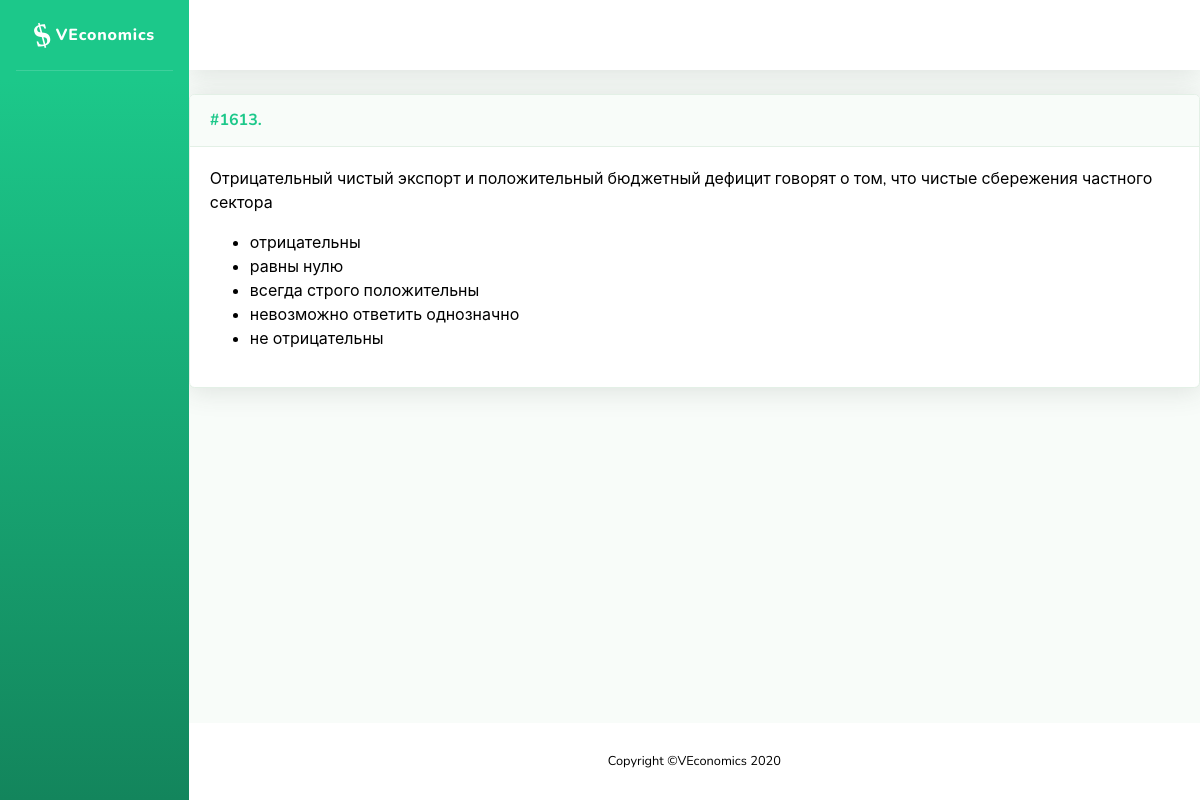
Page /problems/1613 on the committed database.
### problems/models.py (models this page shows, shortened)
class Problem(models.Model):
    name = models.CharField('Название', max_length=200, blank=True, null=True)
    task = RichTextUploadingField('Условие')
    problem_type = models.IntegerField('Тип задачи', choices=TYPE_CHOICES, blank=False, null=False, default=0)
    short_answer = models.CharField('Ответ (для автоматической проверки)', max_length=200, blank=True)
    yesno_answer = models.IntegerField('Ответ ДА/НЕТ', choices=YESNO_CHOICES, blank=False, default=0)
    solution = RichTextUploadingField('Решение', blank=True)
    hint = RichTextUploadingField('Подсказка', blank=True)
    topics = models.ManyToManyField(Topic, related_name="problems", verbose_name='Темы')
    assignments = models.ManyToManyField(User, through='Assignment', through_fields=['problem', 'person'])
    class Meta:
        ordering = ['id']

class Variant(models.Model):
    text = models.CharField('Вариант ответа', max_length=1000, blank=False)
    right = models.BooleanField('Верный ответ', blank=False, null=False, default=False)
    problem = models.ForeignKey(Problem, verbose_name="Задача", on_delete=models.CASCADE, blank=True, null=True, related_name='variants')
    order = models.IntegerField('Порядковый номер', blank=False, null=False, default=0)
    class Meta:
        verbose_name = 'Ответ'
        verbose_name_plural = 'Ответы'

### problems/views.py (the view)
# urls.py: path('<int:pk>', views.ProblemDetailView.as_view(), name='problem-detail'),
class ProblemDetailView(DetailView):
    model = Problem

### problems/templates/problems/problem_detail.html
{% extends "problems/sb/base.html" %}
{% block content %}
        {% include 'problems/problem.html' %}
{% endblock %}

### problems/templates/problems/problem.html (shortened to what this page needs)
{% autoescape off%}
<div class="problem">
    <div class="card shadow mb-4">
        <div class="problem-header">
            <a name="problem-{{ problem.id }}" class="d-block card-header py-3" role="button" aria-expanded="true" aria-controls="collapse">
                    <h6 class="m-0 font-weight-bold text-primary">
                        <nobr>
                            <div class="problem-id">
                                #{{ problem.id }}.
                            </div>
                        </nobr>
                    </h6>
            </a>
        </div>
        <div class="card-body">
        <div class="collapse show" id="problem-{{ problem.id }}">
            <div class="problem-task">
                {{ problem.task }}
                {% if not problem.submit and not problem.assignment and not problem.form %}
                    {% if problem.variants %}
                        <ul>
                            {% for variant in problem.variants.all %}
                                <li>
                                    {{ variant.text }}
                                </li>
                            {% endfor %}
                        </ul>
                    {% endif %}
                {% endif %}
            </div>
        </div>
    </div>
    </div>
</div>
{% endautoescape %}

### problems/static/problems/main.css (style rules this page uses)
.problem-header { white-space:nowrap }
h6 div { display:inline-block; }

### rows in the picture
Problem: id "1613", task "Отрицательный чистый экспорт и положительный бюджетный дефицит говорят о том, что чистые сбережения частного сектора"
Variant: text "отрицательны"
Variant: text "равны нулю"
Variant: text "всегда строго положительны"
Variant: text "невозможно ответить однозначно"
Variant: text "не отрицательны"
